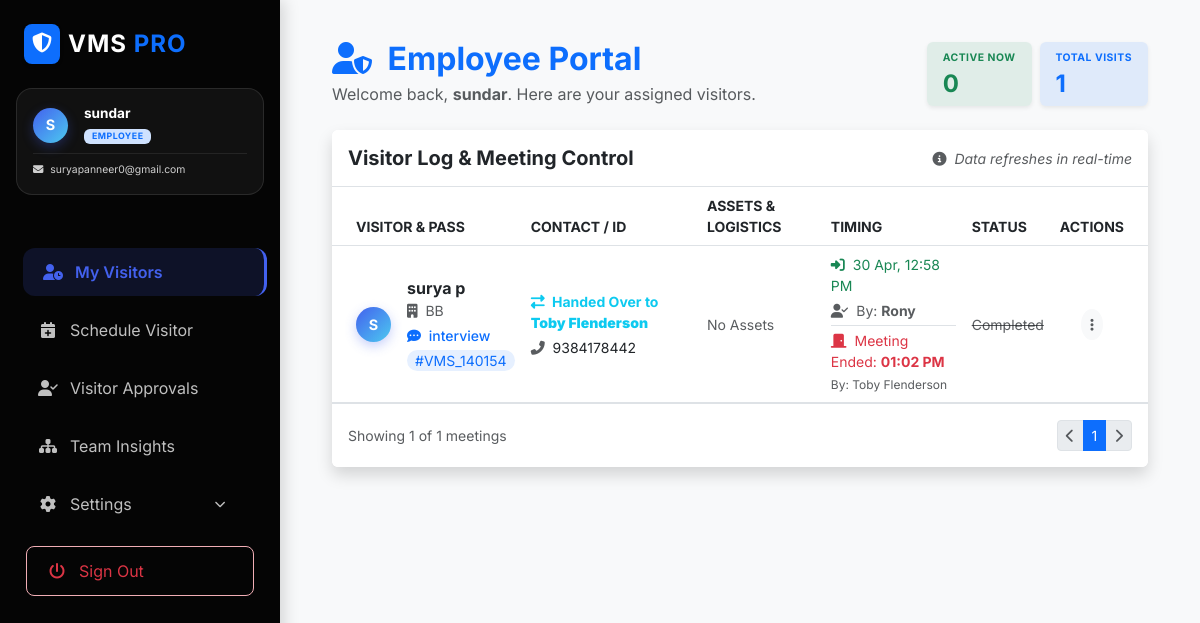
The page /employee_portal.php (signed in) on the database as committed earlier.
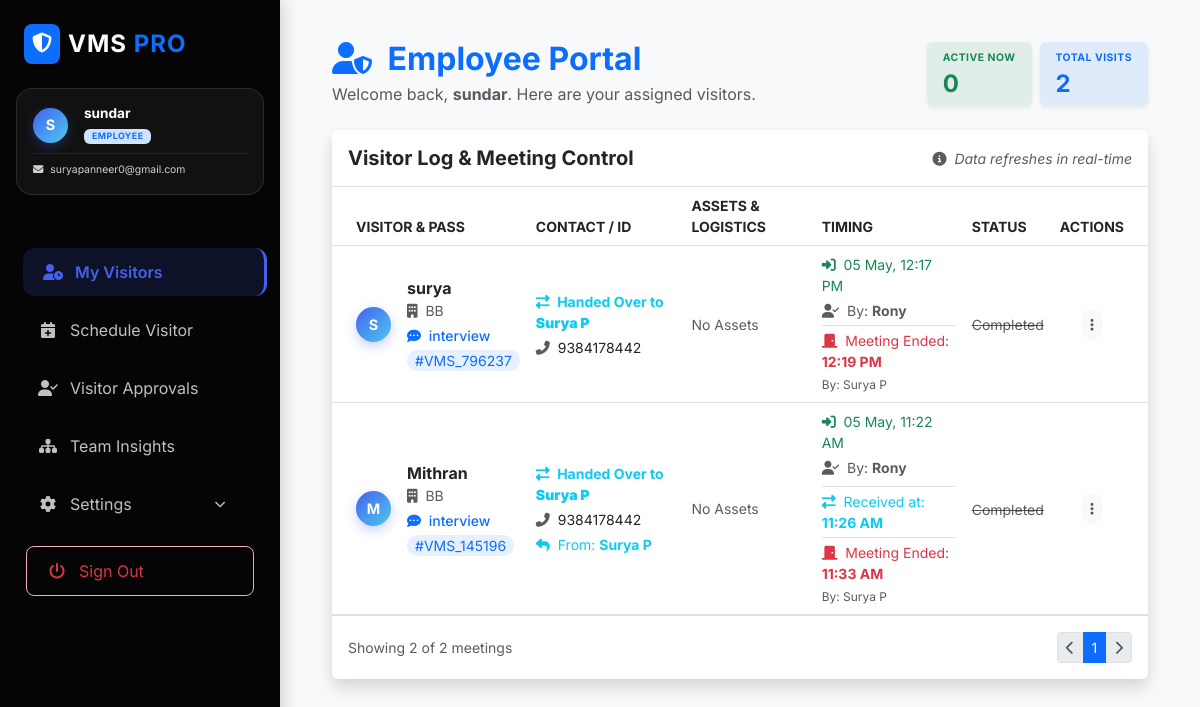
The same page on the database as committed later.
### tables this page shows
CREATE TABLE `visitor_master` (
  `id` int(11) NOT NULL,
  `pass_no` varchar(50) DEFAULT NULL,
  `img_capture` longtext DEFAULT NULL,
  `person_to_meet` varchar(100) NOT NULL,
  `purpose` varchar(255) NOT NULL,
  `visitor_type` enum('Client','Vendor','Visitor') NOT NULL,
  `company_name` varchar(100) DEFAULT NULL,
  `location` varchar(100) DEFAULT NULL,
  `visitor_name` varchar(100) NOT NULL,
  `gender` enum('Male','Female','Other') DEFAULT 'Male',
  `contact_no` varchar(15) NOT NULL,
  `email` varchar(100) DEFAULT NULL,
  `meeting_date_time` datetime DEFAULT NULL,
  `devices` text DEFAULT NULL,
  `id_type` varchar(50) DEFAULT NULL,
  `id_upload` varchar(255) DEFAULT NULL,
  `status` enum('Pending','Approved','Rejected') DEFAULT 'Pending',
  `in_time` datetime DEFAULT NULL,
  `out_time` datetime DEFAULT NULL,
  `created_at` timestamp NOT NULL DEFAULT current_timestamp(),
  `vehicle_type` varchar(50) DEFAULT NULL,
  `vehicle_number` varchar(50) DEFAULT NULL,
  `employee_id` int(11) DEFAULT NULL,
  `mobile_count` int(11) DEFAULT NULL,
  `charger_count` int(11) DEFAULT NULL,
  `disc_count` int(11) DEFAULT NULL,
  `laptop_count` int(11) DEFAULT NULL,
  `approval_status` tinyint(4) DEFAULT 0 COMMENT '0=Pending, 1=Approved, 2=Rejected,\r\n3= Schedule',
  `meeting_out_time` datetime DEFAULT NULL,
  `checkin_by` int(11) DEFAULT NULL,
  `checkout_by` int(11) DEFAULT NULL
);

CREATE TABLE `users` (
  `id` int(11) NOT NULL,
  `full_name` varchar(100) NOT NULL,
  `email` varchar(150) NOT NULL,
  `password` varchar(255) NOT NULL,
  `contact_no` varchar(20) DEFAULT NULL,
  `designation` varchar(100) DEFAULT NULL,
  `department` varchar(100) DEFAULT NULL,
  `location` varchar(100) DEFAULT NULL,
  `role` varchar(50) DEFAULT 'employee',
  `reporting_manager` varchar(100) DEFAULT NULL,
  `status` enum('Active','Inactive') DEFAULT 'Active',
  `created_at` timestamp NULL DEFAULT current_timestamp()
);

### employee_portal.php (the view, shortened to what the changed rows need)
<?php
include("includes/config.php");
include("includes/header.php");
$emp_id = $_SESSION['user_id'];
$emp_stmt = $con->prepare("SELECT * FROM users WHERE id = ?");
$emp_stmt->execute([$emp_id]);
$current_emp = $emp_stmt->fetch(PDO::FETCH_ASSOC);
$summary_query = "SELECT DISTINCT v.* FROM visitor_master v
                  LEFT JOIN visitor_handoffs h ON v.id = h.visitor_id
                  WHERE (h.emp_id = ? OR v.employee_id = ?) AND v.approval_status IN (1, 2, 3)";
$summary_stmt = $con->prepare($summary_query);
$summary_stmt->execute([$emp_id, $emp_id]);
$all_my_visitors = $summary_stmt->fetchAll(PDO::FETCH_ASSOC);
$total_count = count($all_my_visitors);
$limit = 10;
$page = isset($_GET['page']) ? (int)$_GET['page'] : 1;
$offset = ($page - 1) * $limit;
$total_records = $total_count;
$total_pages = ceil($total_records / $limit);
$query = "SELECT v.*,
          (SELECT u.full_name FROM visitor_handoffs vh JOIN users u ON vh.assigned_by = u.id WHERE vh.visitor_id = v.id AND vh.emp_id = ? ORDER BY vh.id DESC LIMIT 1) AS assigner_name,
          (SELECT vh.notes FROM visitor_handoffs vh WHERE vh.visitor_id = v.id AND vh.emp_id = ? ORDER BY vh.id DESC LIMIT 1) AS handover_notes,
          (SELECT vh.check_in_time FROM visitor_handoffs vh WHERE vh.visitor_id = v.id AND vh.emp_id = ? ORDER BY vh.id DESC LIMIT 1) AS my_start_time,
          (SELECT vh.check_out_time FROM visitor_handoffs vh WHERE vh.visitor_id = v.id AND vh.emp_id = ? ORDER BY vh.id DESC LIMIT 1) AS my_end_time,
          curr_emp.full_name AS current_host_name, cstaff.full_name AS checkin_staff_name
          FROM visitor_master v
          LEFT JOIN users curr_emp ON v.employee_id = curr_emp.id
          LEFT JOIN users cstaff ON v.checkin_by = cstaff.id
          WHERE v.approval_status IN (1, 2, 3)
          AND (v.employee_id = ? OR EXISTS (SELECT 1 FROM visitor_handoffs vh WHERE vh.visitor_id = v.id AND vh.emp_id = ?))
          GROUP BY v.id
          ORDER BY v.id DESC LIMIT $limit OFFSET $offset";
$stmt = $con->prepare($query);
$stmt->execute([$emp_id, $emp_id, $emp_id, $emp_id, $emp_id, $emp_id]);
$my_visitors = $stmt->fetchAll(PDO::FETCH_ASSOC);
?>
<div class="content">
    <div class="container-fluid content-animate">
        <div class="row mb-4 align-items-end">
            <div class="col-lg-8 mb-3 mb-lg-0">
                <h2 class="fw-bold mb-1 text-primary"><i class="fas fa-user-shield me-2"></i> Employee Portal</h2>
            </div>
            <div class="col-lg-4">
                <div class="row g-2 justify-content-lg-end">
                    <div class="col-6 col-md-auto">
                        <div class="card border-0 shadow-sm px-3 py-2 bg-primary bg-opacity-10 text-center text-md-start">
                            <small class="text-primary fw-bold text-uppercase d-block mb-1" style="font-size: 0.65rem; letter-spacing: 0.5px;">Total Visits</small>
                            <h4 class="mb-0 text-primary fw-bold"><?= $total_count ?></h4>
                        </div>
                    </div>
                </div>
            </div>
        </div>
        <div class="card shadow border-0 overflow-hidden">
            <div class="card-body p-0">
                <div class="table-responsive">
                    <table class="table table-hover align-middle mb-0">
                        <thead class="bg-light text-uppercase small fw-bold">
                            <tr>
                                <th class="ps-4">Visitor & Pass</th>
                                <th>Contact / ID</th>
                                <th>Assets & Logistics</th>
                                <th>Timing</th>
                                <th>Status</th>
                                <th class="text-center pe-4">Actions</th>
                            </tr>
                        </thead>
                        <tbody>
                            <?php foreach($my_visitors as $v):
                            ?>
                            <tr class="<?= empty($v['out_time']) ? 'bg-light bg-opacity-25' : '' ?>">
                                <td class="ps-4">
                                    <div class="d-flex align-items-center">
                                        <div class="avatar-circle me-3 bg-primary text-white">
                                            <?= strtoupper(substr($v['visitor_name'], 0, 1)) ?>
                                        </div>
                                        <div>
                                            <div class="fw-bold text-dark"><?= htmlspecialchars($v['visitor_name']) ?></div>
                                            <div class="small text-muted"><i class="fas fa-building me-1"></i> <?= htmlspecialchars($v['company_name'] ?: 'Independent') ?></div>
                                            <div class="small text-primary mt-1 fw-medium"><i class="fas fa-comment-dots me-1"></i> <?= htmlspecialchars($v['purpose']) ?></div>
                                            <div class="small bg-primary bg-opacity-10 text-primary px-2 rounded-pill d-inline-block mt-1">#<?= $v['pass_no'] ?></div>
                                        </div>
                                    </div>
                                </td>
                                <td>
                                    <?php if($v['employee_id'] == $emp_id): ?>
                                        <div class="small fw-bold text-dark"><i class="fas fa-user-tag me-1 text-primary"></i> Meeting with You</div>
                                    <?php else: ?>
                                        <div class="small fw-bold text-info"><i class="fas fa-exchange-alt me-1"></i> Handed Over to <strong><?= htmlspecialchars($v['current_host_name'] ?? 'Other') ?></strong></div>
                                    <?php endif; ?>
                                    <div class="small mt-1"><i class="fas fa-phone-alt me-1 text-muted"></i> <?= htmlspecialchars($v['contact_no']) ?></div>
                                    <?php if(!empty($v['assigner_name']) && $v['assigner_name'] != $current_emp['full_name']): ?>
                                        <div class="small mt-1 text-info">
                                            <i class="fas fa-reply me-1"></i> From: <strong><?= htmlspecialchars($v['assigner_name']) ?></strong>
                                        </div>
                                    <?php endif; ?>
                                </td>
                                <td>
                                    <div class="d-flex gap-1 flex-wrap">
                                        <?php if(empty($v['laptop_count']) && empty($v['mobile_count']) && empty($v['vehicle_number'])): ?>
                                            <span class="text-muted small italic">No Assets</span>
                                        <?php endif; ?>
                                    </div>
                                </td>
                                <td>
                                    <div class="small text-success">
                                        <i class="fas fa-sign-in-alt me-1"></i>
                                        <?php
                                            if(!empty($v['in_time'])) {
                                                echo date("d M, h:i A", strtotime($v['in_time']));
                                            } elseif(!empty($v['meeting_date_time'])) {
                                                echo '<span class="text-info">Sch: ' . date("d M, h:i A", strtotime($v['meeting_date_time'])) . '</span>';
                                            } else {
                                                echo '—';
                                            }
                                        ?>
                                    </div>
                                    <div class="small mt-1 text-muted">
                                        <i class="fas fa-user-check me-1"></i> By: <strong><?= htmlspecialchars($v['checkin_staff_name'] ?: 'N/A') ?></strong>
                                    </div>
                                    <?php if(!empty($v['my_start_time']) && $v['my_start_time'] != $v['in_time']): ?>
                                        <div class="small mt-2 text-info border-top pt-1">
                                            <i class="fas fa-exchange-alt me-1"></i> Received at:
                                            <strong><?= date("h:i A", strtotime($v['my_start_time'])) ?></strong>
                                        </div>
                                    <?php endif; ?>
                                    <?php if(!empty($v['meeting_out_time'])): ?>
                                        <div class="small text-danger mt-1 border-top pt-1">
                                            <i class="fas fa-door-closed me-1"></i> Meeting Ended:
                                            <strong><?= date("h:i A", strtotime($v['meeting_out_time'])) ?></strong>
                                            <div class="small text-muted mt-1" style="font-size: 0.75rem;">
                                                By: <?= htmlspecialchars($v['current_host_name'] ?: 'Host') ?>
                                            </div>
                                        </div>
                                    <?php endif; ?>
                                </td>
                                <td>
                                    <?php
                                        $is_expired = false;
                                        if($v['approval_status'] == 2): ?>
                                            <span class="badge bg-soft-danger text-danger small"><i class="fas fa-times-circle me-1"></i> Rejected</span>
                                        <?php elseif($is_expired): ?>
                                            <span class="badge bg-soft-danger text-danger small"><i class="fas fa-clock me-1"></i> Expired</span>
                                        <?php elseif($v['approval_status'] == 3): ?>
                                            <span class="badge bg-soft-info text-info small"><i class="fas fa-calendar-alt me-1"></i> Scheduled</span>
                                    <?php elseif(empty($v['meeting_out_time'])): ?>
                                        <span class="pulsing-dot me-1"></span>
                                        <span class="text-success small fw-bold">In Meeting</span>
                                    <?php else: ?>
                                        <span class="text-muted small text-decoration-line-through">Completed</span>
                                    <?php endif; ?>
                                </td>
                                <td class="text-center pe-4">
                                    <div class="dropdown">
                                        <button class="btn btn-light btn-sm rounded-circle" data-bs-toggle="dropdown">
                                            <i class="fas fa-ellipsis-v text-muted"></i>
                                        </button>
                                    </div>
                                </td>
                            </tr>
                            <?php endforeach; ?>
                        </tbody>
                    </table>
                </div>
            </div>
            <div class="card-footer bg-white border-top d-flex justify-content-between align-items-center py-3">
                <div class="text-muted small">
                    Showing <?= count($my_visitors) ?> of <?= $total_records ?> meetings
                </div>
                <nav>
                    <ul class="pagination pagination-sm mb-0">
                        <?php
                        $start_loop = max(1, $page - 2);
                        $end_loop = min($total_pages, $page + 2);
                        for($i = $start_loop; $i <= $end_loop; $i++):
                        ?>
                            <li class="page-item <?= ($i == $page) ? 'active' : '' ?>">
                                <a class="page-link" href="?page=<?= $i ?>"><?= $i ?></a>
                            </li>
                        <?php endfor; ?>
                    </ul>
                </nav>
            </div>
        </div>
    </div>
</div>
<?php include("includes/footer.php"); ?>

Rows that differ between the two databases and show on the page:
removed visitor_master: visitor_name "S", visitor_name "surya p", company_name "BB", purpose "interview", pass_no "VMS_140154", users.full_name "Toby Flenderson", contact_no "9384178442", laptop_count "No Assets", in_time "30 Apr, 12:58 PM", users.full_name "Rony", meeting_out_time "01:02 PM", approval_status "Completed"
added visitor_master: visitor_name "S", visitor_name "surya", company_name "BB", purpose "interview", pass_no "VMS_796237", users.full_name "Surya P", contact_no "9384178442", laptop_count "No Assets", in_time "05 May, 12:17 PM", users.full_name "Rony", meeting_out_time "12:19 PM", approval_status "Completed"
added visitor_master: visitor_name "M", visitor_name "Mithran", company_name "BB", purpose "interview", pass_no "VMS_145196", users.full_name "Surya P", contact_no "9384178442", assigner_name "Surya P", laptop_count "No Assets", in_time "05 May, 11:22 AM", users.full_name "Rony", my_start_time "11:26 AM", meeting_out_time "11:33 AM", approval_status "Completed"
Other text that changed with them:
$total_count: "1" → "2"
count($my_visitors): "1" → "2"
$total_records: "1" → "2"
